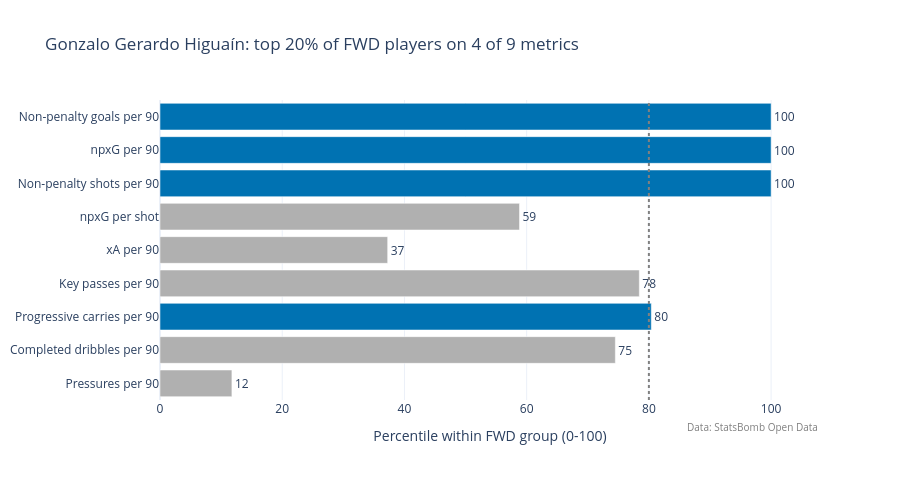
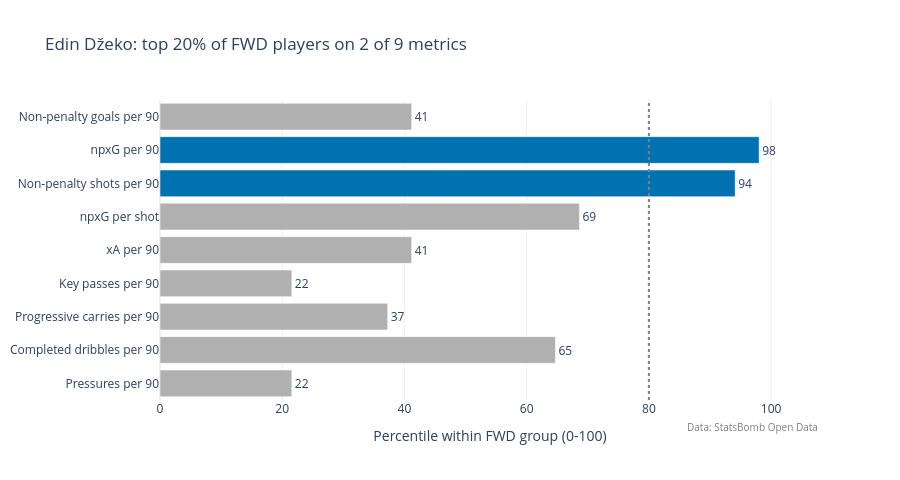

The code cell stored with these charts, in order, in its notebook:
### Code cell
from moneyball.analysis import position_percentiles
from moneyball.config import SIMILARITY_METRICS
from moneyball.plots import percentile_bars

percentiles = position_percentiles(players, SIMILARITY_METRICS)

for name in ["Gonzalo Gerardo Higuaín", "Edin Džeko"]:
    fig = percentile_bars(percentiles, name)
    fig.show()

### Figure 1 — Plotly figure (JSON) as saved in the notebook; plotly's stock layout.template omitted (floating-point values rounded to 4 significant figures)
{"data": [{"customdata": [11.8, 1.145, 2.76, 1.439, 0.07249, 0.1267, 5.255, 0.6657, 0.9688], "hovertemplate": "%{y}: %{customdata:.2f} (percentile %{x:.0f})<extra></extra>", "marker": {"color": ["#B0B0B0", "#B0B0B0", "#0072B2", "#B0B0B0", "#B0B0B0", "#B0B0B0", "#0072B2", "#0072B2", "#0072B2"]}, "orientation": "h", "text": [12.0, 75.0, 80.0, 78.0, 37.0, 59.0, 100.0, 100.0, 100.0], "textposition": "outside", "type": "bar", "x": [11.76, 74.51, 80.39, 78.43, 37.25, 58.82, 100.0, 100.0, 100.0], "y": ["Pressures per 90", "Completed dribbles per 90", "Progressive carries per 90", "Key passes per 90", "xA per 90", "npxG per shot", "Non-penalty shots per 90", "npxG per 90", "Non-penalty goals per 90"]}], "layout": {"annotations": [{"font": {"color": "grey", "size": 10}, "showarrow": false, "text": "Data: StatsBomb Open Data", "x": 1, "xanchor": "right", "xref": "paper", "y": -0.12, "yref": "paper"}], "height": 480, "margin": {"l": 10}, "shapes": [{"line": {"color": "grey", "dash": "dot"}, "type": "line", "x0": 80, "x1": 80, "xref": "x", "y0": 0, "y1": 1, "yref": "y domain"}], "title": {"text": "Gonzalo Gerardo Higuaín: top 20% of FWD players on 4 of 9 metrics"}, "xaxis": {"range": [0, 108], "title": {"text": "Percentile within FWD group (0-100)"}}}}

### Figure 2 — Plotly figure (JSON) as saved in the notebook; plotly's stock layout.template omitted (floating-point values rounded to 4 significant figures)
{"data": [{"customdata": [13.15, 0.9055, 1.423, 0.8193, 0.07429, 0.1384, 3.708, 0.5132, 0.2587], "hovertemplate": "%{y}: %{customdata:.2f} (percentile %{x:.0f})<extra></extra>", "marker": {"color": ["#B0B0B0", "#B0B0B0", "#B0B0B0", "#B0B0B0", "#B0B0B0", "#B0B0B0", "#0072B2", "#0072B2", "#B0B0B0"]}, "orientation": "h", "text": [22.0, 65.0, 37.0, 22.0, 41.0, 69.0, 94.0, 98.0, 41.0], "textposition": "outside", "type": "bar", "x": [21.57, 64.71, 37.25, 21.57, 41.18, 68.63, 94.12, 98.04, 41.18], "y": ["Pressures per 90", "Completed dribbles per 90", "Progressive carries per 90", "Key passes per 90", "xA per 90", "npxG per shot", "Non-penalty shots per 90", "npxG per 90", "Non-penalty goals per 90"]}], "layout": {"annotations": [{"font": {"color": "grey", "size": 10}, "showarrow": false, "text": "Data: StatsBomb Open Data", "x": 1, "xanchor": "right", "xref": "paper", "y": -0.12, "yref": "paper"}], "height": 480, "margin": {"l": 10}, "shapes": [{"line": {"color": "grey", "dash": "dot"}, "type": "line", "x0": 80, "x1": 80, "xref": "x", "y0": 0, "y1": 1, "yref": "y domain"}], "title": {"text": "Edin Džeko: top 20% of FWD players on 2 of 9 metrics"}, "xaxis": {"range": [0, 108], "title": {"text": "Percentile within FWD group (0-100)"}}}}
